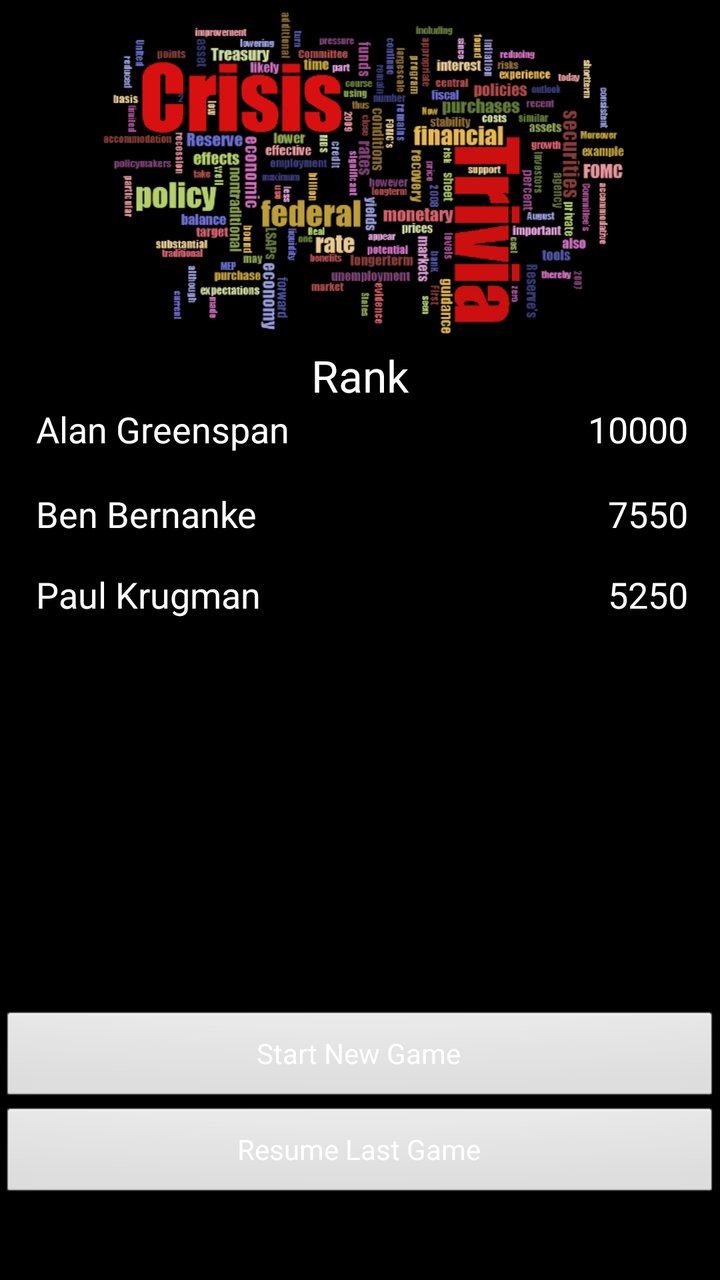
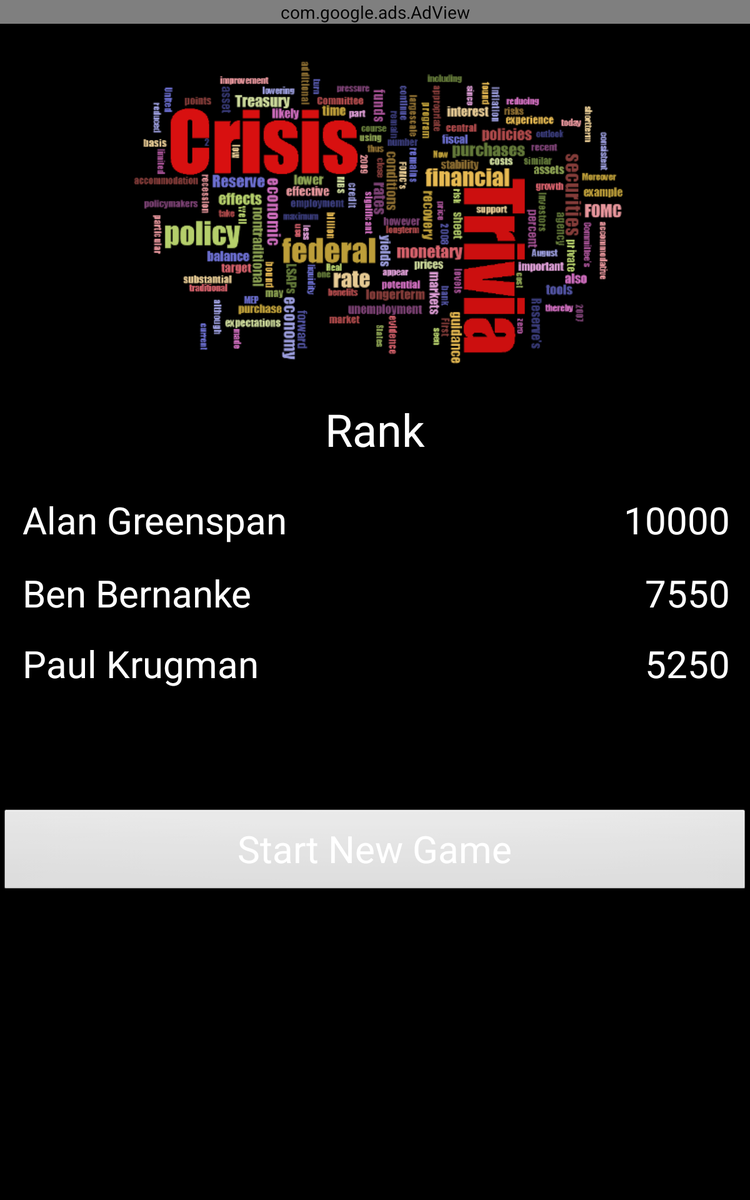

An Android layout and its configuration variant, each rendered on a device that would load it. The default file and the variant file are quoted in full after the pictures.
<!-- AndroidManifest.xml: activity theme android:Theme.NoTitleBar -->
<!-- res/layout/activity_main.xml -->
<RelativeLayout xmlns:android="http://schemas.android.com/apk/res/android"
    xmlns:tools="http://schemas.android.com/tools"
    android:layout_width="match_parent"
    android:layout_height="match_parent"
    android:background="#000000"
    tools:context=".MainActivity" >

    <Button
        android:id="@+id/buttonResume"
        android:layout_width="wrap_content"
        android:layout_height="wrap_content"
        android:layout_alignParentBottom="true"
        android:layout_alignParentLeft="true"
        android:layout_alignParentRight="true"
        android:layout_marginBottom="39dp"
        android:text="@string/resume_last_game"
        android:textColor="@android:color/white"
        android:textColorHint="@android:color/white" />

    <Button
        android:id="@+id/buttonStart"
        android:layout_width="wrap_content"
        android:layout_height="wrap_content"
        android:layout_above="@+id/buttonResume"
        android:layout_alignParentLeft="true"
        android:layout_alignParentRight="true"
        android:text="@string/start_new_game"
        android:textColor="@android:color/white"
        android:textColorHint="@android:color/white" />

    <ImageView
        android:id="@+id/logo"
        android:layout_width="wrap_content"
        android:layout_height="wrap_content"
        android:layout_alignParentTop="true"
        android:layout_centerHorizontal="true"
        android:src="@drawable/logo" />

    <TextView
        android:id="@+id/textView1"
        android:layout_width="wrap_content"
        android:layout_height="wrap_content"
        android:layout_below="@+id/logo"
        android:layout_centerHorizontal="true"
        android:text="@string/rank"
        android:textAppearance="?android:attr/textAppearanceLarge"
        android:textColor="#FFFFFF" />

    <RelativeLayout
        android:layout_width="fill_parent"
        android:layout_height="wrap_content"
        android:layout_alignParentLeft="true"
        android:layout_below="@+id/textView1" >

        <TextView
            android:id="@+id/mainPoints1"
            android:layout_width="wrap_content"
            android:layout_height="wrap_content"
            android:layout_alignBaseline="@+id/mainName1"
            android:layout_alignBottom="@+id/textView2"
            android:layout_alignParentRight="true"
            android:layout_marginRight="16dp"
            android:text="10000"
            android:textAppearance="?android:attr/textAppearanceMedium" />

        <TextView
            android:id="@+id/mainName2"
            android:layout_width="wrap_content"
            android:layout_height="wrap_content"
            android:layout_alignLeft="@+id/mainName1"
            android:layout_below="@+id/mainName1"
            android:layout_marginTop="18dp"
            android:text="Ben Bernanke"
            android:textAppearance="?android:attr/textAppearanceMedium" />

        <TextView
            android:id="@+id/mainName3"
            android:layout_width="wrap_content"
            android:layout_height="wrap_content"
            android:layout_alignLeft="@+id/mainName2"
            android:layout_below="@+id/mainName2"
            android:layout_marginTop="16dp"
            android:text="Paul Krugman"
            android:textAppearance="?android:attr/textAppearanceMedium" />

        <TextView
            android:id="@+id/mainName1"
            android:layout_width="wrap_content"
            android:layout_height="wrap_content"
            android:layout_alignParentLeft="true"
            android:layout_alignParentTop="true"
            android:layout_marginLeft="18dp"
            android:text="Alan Greenspan"
            android:textAppearance="?android:attr/textAppearanceMedium" />

        <TextView
            android:id="@+id/mainPoints2"
            android:layout_width="wrap_content"
            android:layout_height="wrap_content"
            android:layout_above="@+id/mainName3"
            android:layout_alignRight="@+id/mainPoints1"
            android:text="7550"
            android:textAppearance="?android:attr/textAppearanceMedium" />

        <TextView
            android:id="@+id/mainPoints3"
            android:layout_width="wrap_content"
            android:layout_height="wrap_content"
            android:layout_alignBaseline="@+id/mainName3"
            android:layout_alignBottom="@+id/mainName3"
            android:layout_alignLeft="@+id/mainPoints2"
            android:text="5250"
            android:textAppearance="?android:attr/textAppearanceMedium" />

    </RelativeLayout>

</RelativeLayout>
<!-- resources referenced by this layout -->
<resources>
  <!-- drawable logo: png bitmap (drawable-xhdpi, 108757 bytes) -->
  <string name="rank">Rank</string>
  <string name="resume_last_game">Resume Last Game</string>
  <string name="start_new_game">Start New Game</string>
</resources>
<!-- res/layout-sw600dp/activity_main.xml (the repository's variant of the layout above) -->
<!-- drawn on a 7-inch tablet held upright -->
<RelativeLayout xmlns:android="http://schemas.android.com/apk/res/android"
    xmlns:tools="http://schemas.android.com/tools"
    xmlns:ads="http://schemas.android.com/apk/lib/com.google.ads"
    android:layout_width="match_parent"
    android:layout_height="match_parent"
    android:background="#000000"
    tools:context=".MainActivity" >
        
  
    
<com.google.ads.AdView
    android:id="@+id/adview"
    android:layout_width="fill_parent"
    android:layout_height="wrap_content"
    android:layout_alignParentTop="true"
    ads:adSize="BANNER"
    ads:adUnitId="a150cf4c8c18117"
    ads:loadAdOnCreate="true" />


















    <ImageView
        android:id="@+id/logo"
        android:layout_width="fill_parent"
        android:layout_height="260dp"
        android:layout_alignParentTop="true"
        android:layout_centerHorizontal="true"
        android:layout_marginTop="40dp"
        android:scaleType="fitCenter"
        android:src="@drawable/logo" />

    <RelativeLayout
        android:id="@+id/mainPointsLayout1"
        android:layout_width="fill_parent"
        android:layout_height="200dp"
        android:layout_alignParentLeft="true"
        android:layout_below="@+id/textView1"
        android:layout_marginTop="28dp" >

        <TextView
            android:id="@+id/mainPoints1"
            android:layout_width="wrap_content"
            android:layout_height="wrap_content"
            android:layout_alignBaseline="@+id/mainName1"
            android:layout_alignBottom="@+id/textView2"
            android:layout_alignParentRight="true"
            android:layout_marginRight="16dp"
            android:text="10000"
            android:textAppearance="?android:attr/textAppearanceMedium"
            android:textSize="30sp" />

        <TextView
            android:id="@+id/mainName2"
            android:layout_width="wrap_content"
            android:layout_height="wrap_content"
            android:layout_alignLeft="@+id/mainName1"
            android:layout_below="@+id/mainName1"
            android:layout_marginTop="18dp"
            android:text="Ben Bernanke"
            android:textAppearance="?android:attr/textAppearanceMedium"
            android:textSize="30sp" />

        <TextView
            android:id="@+id/mainName3"
            android:layout_width="wrap_content"
            android:layout_height="wrap_content"
            android:layout_alignLeft="@+id/mainName2"
            android:layout_below="@+id/mainName2"
            android:layout_marginTop="16dp"
            android:text="Paul Krugman"
            android:textAppearance="?android:attr/textAppearanceMedium"
            android:textSize="30sp" />

        <TextView
            android:id="@+id/mainName1"
            android:layout_width="wrap_content"
            android:layout_height="wrap_content"
            android:layout_alignParentLeft="true"
            android:layout_alignParentTop="true"
            android:layout_marginLeft="18dp"
            android:text="Alan Greenspan"
            android:textAppearance="?android:attr/textAppearanceMedium"
            android:textSize="30sp" />

        <TextView
            android:id="@+id/mainPoints2"
            android:layout_width="wrap_content"
            android:layout_height="wrap_content"
            android:layout_above="@+id/mainName3"
            android:layout_alignRight="@+id/mainPoints1"
            android:text="7550"
            android:textAppearance="?android:attr/textAppearanceMedium"
            android:textSize="30sp" />

        <TextView
            android:id="@+id/mainPoints3"
            android:layout_width="wrap_content"
            android:layout_height="wrap_content"
            android:layout_alignBaseline="@+id/mainName3"
            android:layout_alignBottom="@+id/mainName3"
            android:layout_alignLeft="@+id/mainPoints2"
            android:text="5250"
            android:textAppearance="?android:attr/textAppearanceMedium"
            android:textSize="30sp" />

    </RelativeLayout>

    <Button
        android:id="@+id/buttonStart"
        android:layout_width="wrap_content"
        android:layout_height="70dp"
        android:layout_alignParentLeft="true"
        android:layout_alignParentRight="true"
        android:layout_below="@+id/mainPointsLayout1"
        android:layout_marginTop="51dp"
        android:text="@string/start_new_game"
        android:textColor="@android:color/white"
        android:textColorHint="@android:color/white"
        android:textSize="30sp" />

    <TextView
        android:id="@+id/textView1"
        android:layout_width="wrap_content"
        android:layout_height="wrap_content"
        android:layout_below="@+id/logo"
        android:layout_centerHorizontal="true"
        android:layout_marginTop="19dp"
        android:text="@string/rank"
        android:textAppearance="?android:attr/textAppearanceLarge"
        android:textColor="#FFFFFF"
        android:textSize="36sp" />

</RelativeLayout>
<!-- resources referenced by the variant -->
<!-- as a 7-inch tablet held upright resolves them -->
<resources>
  <!-- drawable logo: png bitmap (drawable-xhdpi, 108757 bytes) -->
  <string name="rank">Rank</string>
  <string name="start_new_game">Start New Game</string>
</resources>
